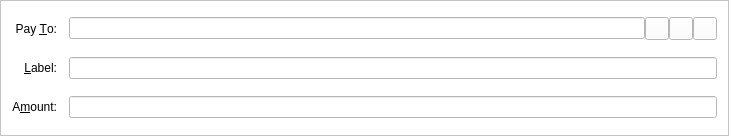
<?xml version="1.0" encoding="UTF-8"?>
<ui version="4.0">
 <class>SendCoinsEntry</class>
 <widget class="QFrame" name="SendCoinsEntry">
  <property name="geometry">
   <rect>
    <x>0</x>
    <y>0</y>
    <width>729</width>
    <height>136</height>
   </rect>
  </property>
  <property name="windowTitle">
   <string>Form</string>
  </property>
  <property name="autoFillBackground">
   <bool>false</bool>
  </property>
  <property name="styleSheet">
   <string notr="true">background-color: rgb(255, 255, 255);</string>
  </property>
  <property name="frameShape">
   <enum>QFrame::StyledPanel</enum>
  </property>
  <property name="frameShadow">
   <enum>QFrame::Plain</enum>
  </property>
  <layout class="QGridLayout" name="gridLayout">
   <property name="spacing">
    <number>12</number>
   </property>
   <item row="5" column="0">
    <widget class="QLabel" name="label">
     <property name="text">
      <string>A&amp;mount:</string>
     </property>
     <property name="alignment">
      <set>Qt::AlignRight|Qt::AlignTrailing|Qt::AlignVCenter</set>
     </property>
     <property name="buddy">
      <cstring>payAmount</cstring>
     </property>
    </widget>
   </item>
   <item row="3" column="0">
    <widget class="QLabel" name="label_2">
     <property name="text">
      <string>Pay &amp;To:</string>
     </property>
     <property name="alignment">
      <set>Qt::AlignRight|Qt::AlignTrailing|Qt::AlignVCenter</set>
     </property>
     <property name="buddy">
      <cstring>payTo</cstring>
     </property>
    </widget>
   </item>
   <item row="5" column="1">
    <widget class="BitcoinAmountField" name="payAmount"/>
   </item>
   <item row="4" column="1">
    <layout class="QHBoxLayout" name="horizontalLayout_2">
     <property name="spacing">
      <number>0</number>
     </property>
     <item>
      <widget class="QValidatedLineEdit" name="addAsLabel">
       <property name="enabled">
        <bool>true</bool>
       </property>
       <property name="toolTip">
        <string>Enter a label for this address to add it to your address book</string>
       </property>
      </widget>
     </item>
    </layout>
   </item>
   <item row="4" column="0">
    <widget class="QLabel" name="label_4">
     <property name="text">
      <string>&amp;Label:</string>
     </property>
     <property name="alignment">
      <set>Qt::AlignRight|Qt::AlignTrailing|Qt::AlignVCenter</set>
     </property>
     <property name="buddy">
      <cstring>addAsLabel</cstring>
     </property>
    </widget>
   </item>
   <item row="3" column="1">
    <layout class="QHBoxLayout" name="payToLayout">
     <property name="spacing">
      <number>0</number>
     </property>
     <item>
      <widget class="QValidatedLineEdit" name="payTo">
       <property name="toolTip">
        <string>The address to send the payment to  (e.g. 1JhbXqYkfkAFvreQciSgJfrRLS9DepUcxb)</string>
       </property>
       <property name="maxLength">
        <number>34</number>
       </property>
      </widget>
     </item>
     <item>
      <widget class="QToolButton" name="addressBookButton">
       <property name="toolTip">
        <string>Choose address from address book</string>
       </property>
       <property name="text">
        <string/>
       </property>
       <property name="icon">
        <iconset resource="../bitcoin.qrc">
         <normaloff>:/icons/address-book</normaloff>:/icons/address-book</iconset>
       </property>
       <property name="shortcut">
        <string>Alt+A</string>
       </property>
      </widget>
     </item>
     <item>
      <widget class="QToolButton" name="pasteButton">
       <property name="toolTip">
        <string>Paste address from clipboard</string>
       </property>
       <property name="text">
        <string/>
       </property>
       <property name="icon">
        <iconset resource="../bitcoin.qrc">
         <normaloff>:/icons/editpaste</normaloff>:/icons/editpaste</iconset>
       </property>
       <property name="shortcut">
        <string>Alt+P</string>
       </property>
      </widget>
     </item>
     <item>
      <widget class="QToolButton" name="deleteButton">
       <property name="toolTip">
        <string>Remove this recipient</string>
       </property>
       <property name="text">
        <string/>
       </property>
       <property name="icon">
        <iconset resource="../bitcoin.qrc">
         <normaloff>:/icons/remove</normaloff>:/icons/remove</iconset>
       </property>
      </widget>
     </item>
    </layout>
   </item>
  </layout>
 </widget>
 <customwidgets>
  <customwidget>
   <class>QValidatedLineEdit</class>
   <extends>QLineEdit</extends>
   <header>qvalidatedlineedit.h</header>
  </customwidget>
  <customwidget>
   <class>BitcoinAmountField</class>
   <extends>QLineEdit</extends>
   <header>bitcoinamountfield.h</header>
   <container>1</container>
  </customwidget>
 </customwidgets>
 <resources>
  <include location="../bitcoin.qrc"/>
 </resources>
 <connections/>
</ui>
